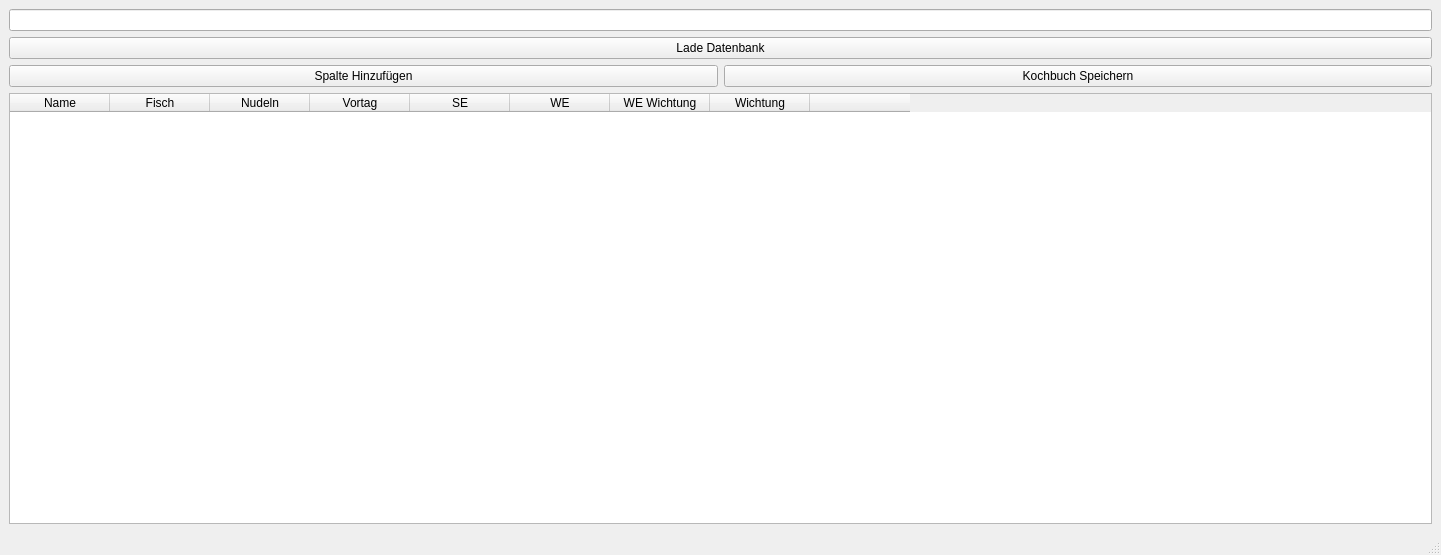
<?xml version="1.0" encoding="UTF-8"?>
<ui version="4.0">
 <class>MainWindow</class>
 <widget class="QMainWindow" name="MainWindow">
  <property name="geometry">
   <rect>
    <x>0</x>
    <y>0</y>
    <width>1441</width>
    <height>555</height>
   </rect>
  </property>
  <property name="windowTitle">
   <string>MainWindow</string>
  </property>
  <widget class="QWidget" name="centralwidget">
   <layout class="QVBoxLayout" name="verticalLayout">
    <item>
     <widget class="QLineEdit" name="edit_database_path"/>
    </item>
    <item>
     <widget class="QPushButton" name="button_load_data">
      <property name="text">
       <string>Lade Datenbank</string>
      </property>
     </widget>
    </item>
    <item>
     <layout class="QHBoxLayout" name="horizontalLayout">
      <item>
       <widget class="QPushButton" name="button_add">
        <property name="text">
         <string>Spalte Hinzufügen</string>
        </property>
       </widget>
      </item>
      <item>
       <widget class="QPushButton" name="button_save">
        <property name="text">
         <string>Kochbuch Speichern</string>
        </property>
       </widget>
      </item>
     </layout>
    </item>
    <item>
     <widget class="QTableWidget" name="content_table">
      <column>
       <property name="text">
        <string>Name</string>
       </property>
      </column>
      <column>
       <property name="text">
        <string>Fisch</string>
       </property>
      </column>
      <column>
       <property name="text">
        <string>Nudeln</string>
       </property>
      </column>
      <column>
       <property name="text">
        <string>Vortag</string>
       </property>
      </column>
      <column>
       <property name="text">
        <string>SE</string>
       </property>
      </column>
      <column>
       <property name="text">
        <string>WE</string>
       </property>
      </column>
      <column>
       <property name="text">
        <string>WE Wichtung</string>
       </property>
      </column>
      <column>
       <property name="text">
        <string>Wichtung</string>
       </property>
      </column>
      <column>
       <property name="text">
        <string/>
       </property>
      </column>
     </widget>
    </item>
   </layout>
  </widget>
  <widget class="QMenuBar" name="menubar">
   <property name="geometry">
    <rect>
     <x>0</x>
     <y>0</y>
     <width>1441</width>
     <height>21</height>
    </rect>
   </property>
  </widget>
  <widget class="QStatusBar" name="statusbar"/>
 </widget>
 <resources/>
 <connections/>
</ui>
